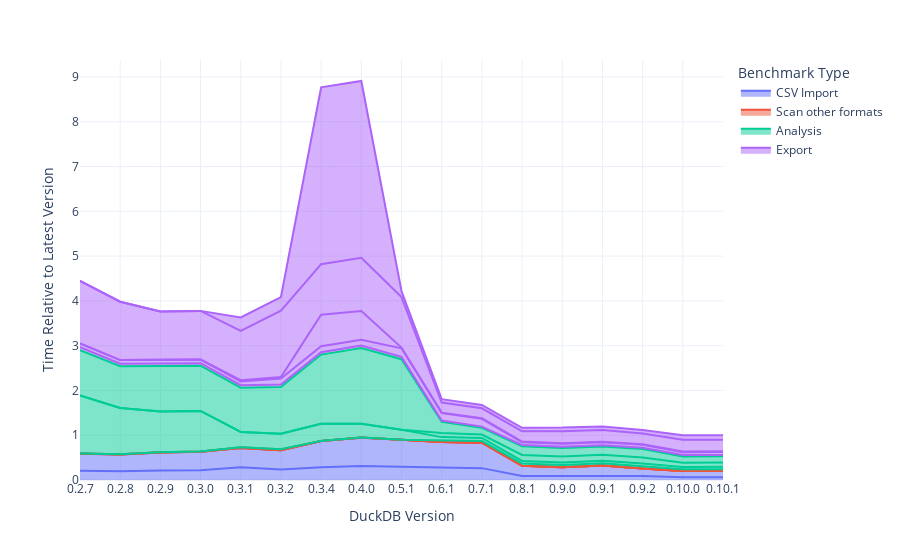

Here is the notebook cell this chart was saved with:
### Code cell
fig = px.area(
    results,
    x="DuckDB Version",
    y="Time Relative to Latest Version",
    color="Benchmark Type",
    line_group="benchmark",
    category_orders={"Benchmark Type":["CSV Import","Scan other formats","Analysis","Export"]},
    template='plotly_white'
)
fig.show()

### Figure 1 — Plotly figure (JSON) as saved in the notebook; plotly's stock layout.template omitted (floating-point values rounded to 4 significant figures)
{"data": [{"fillpattern": {"shape": ""}, "hovertemplate": "Benchmark Type=CSV Import<br>benchmark=002 Create table from csv<br>DuckDB Version=%{x}<br>Time Relative to Latest Version=%{y}<extra></extra>", "legendgroup": "CSV Import", "line": {"color": "#636efa"}, "marker": {"symbol": "circle"}, "mode": "lines", "name": "CSV Import", "orientation": "v", "showlegend": true, "stackgroup": "1", "type": "scatter", "x": ["0.2.7", "0.2.8", "0.2.9", "0.3.0", "0.3.1", "0.3.2", "0.3.4", "0.4.0", "0.5.1", "0.6.1", "0.7.1", "0.8.1", "0.9.0", "0.9.1", "0.9.2", "0.10.0", "0.10.1"], "xaxis": "x", "y": [0.2059, 0.1968, 0.2141, 0.2185, 0.286, 0.233, 0.2834, 0.3108, 0.2944, 0.2755, 0.2648, 0.09009, 0.08663, 0.08853, 0.08665, 0.06001, 0.06156], "yaxis": "y"}, {"fillpattern": {"shape": ""}, "hovertemplate": "Benchmark Type=CSV Import<br>benchmark=011 Create tables from csvs joins<br>DuckDB Version=%{x}<br>Time Relative to Latest Version=%{y}<extra></extra>", "legendgroup": "CSV Import", "line": {"color": "#636efa"}, "marker": {"symbol": "circle"}, "mode": "lines", "name": "CSV Import", "orientation": "v", "showlegend": false, "stackgroup": "1", "type": "scatter", "x": ["0.2.7", "0.2.8", "0.2.9", "0.3.0", "0.3.1", "0.3.2", "0.3.4", "0.4.0", "0.5.1", "0.6.1", "0.7.1", "0.8.1", "0.9.0", "0.9.1", "0.9.2", "0.10.0", "0.10.1"], "xaxis": "x", "y": [0.3824, 0.3734, 0.4013, 0.4115, 0.4306, 0.432, 0.5863, 0.6353, 0.6037, 0.5731, 0.5693, 0.2259, 0.1974, 0.2351, 0.1712, 0.1386, 0.1414], "yaxis": "y"}, {"fillpattern": {"shape": ""}, "hovertemplate": "Benchmark Type=Scan other formats<br>benchmark=001 Query pandas<br>DuckDB Version=%{x}<br>Time Relative to Latest Version=%{y}<extra></extra>", "legendgroup": "Scan other formats", "line": {"color": "#EF553B"}, "marker": {"symbol": "circle"}, "mode": "lines", "name": "Scan other formats", "orientation": "v", "showlegend": true, "stackgroup": "1", "type": "scatter", "x": ["0.2.7", "0.2.8", "0.2.9", "0.3.0", "0.3.1", "0.3.2", "0.3.4", "0.4.0", "0.5.1", "0.6.1", "0.7.1", "0.8.1", "0.9.0", "0.9.1", "0.9.2", "0.10.0", "0.10.1"], "xaxis": "x", "y": [0.0002371, 0.0001553, 0.0002371, 0.0001326, 9.138e-05, 0.0001119, 0.0001293, 0.0001332, 0.0001458, 7.879e-05, 8.636e-05, 8.845e-05, 9.51e-05, 0.0001044, 7.273e-05, 7.527e-05, 8.163e-05], "yaxis": "y"}, {"fillpattern": {"shape": ""}, "hovertemplate": "Benchmark Type=Scan other formats<br>benchmark=006 Scan and aggregate over Pandas df<br>DuckDB Version=%{x}<br>Time Relative to Latest Version=%{y}<extra></extra>", "legendgroup": "Scan other formats", "line": {"color": "#EF553B"}, "marker": {"symbol": "circle"}, "mode": "lines", "name": "Scan other formats", "orientation": "v", "showlegend": false, "stackgroup": "1", "type": "scatter", "x": ["0.2.7", "0.2.8", "0.2.9", "0.3.0", "0.3.1", "0.3.2", "0.3.4", "0.4.0", "0.5.1", "0.6.1", "0.7.1", "0.8.1", "0.9.0", "0.9.1", "0.9.2", "0.10.0", "0.10.1"], "xaxis": "x", "y": [0.0005196, 0.0004673, 0.0004697, 0.0004719, 0.0001914, 0.0001752, 0.0001546, 0.0001598, 0.0003555, 0.0001742, 0.000195, 0.0001928, 0.0001934, 0.0001964, 0.0002157, 0.000243, 0.0002154], "yaxis": "y"}, {"fillpattern": {"shape": ""}, "hovertemplate": "Benchmark Type=Scan other formats<br>benchmark=008 Scan and aggregate over Parquet file<br>DuckDB Version=%{x}<br>Time Relative to Latest Version=%{y}<extra></extra>", "legendgroup": "Scan other formats", "line": {"color": "#EF553B"}, "marker": {"symbol": "circle"}, "mode": "lines", "name": "Scan other formats", "orientation": "v", "showlegend": false, "stackgroup": "1", "type": "scatter", "x": ["0.2.7", "0.2.8", "0.2.9", "0.3.0", "0.3.1", "0.3.2", "0.3.4", "0.4.0", "0.5.1", "0.6.1", "0.7.1", "0.8.1", "0.9.0", "0.9.1", "0.9.2", "0.10.0", "0.10.1"], "xaxis": "x", "y": [0.004364, 0.004265, 0.003895, 0.003868, 0.0005947, 0.0004977, 0.0004879, 0.0004571, 0.0005023, 0.0004767, 0.0004879, 0.0004727, 0.0004475, 0.0004561, 0.000458, 0.0004588, 0.000464], "yaxis": "y"}, {"fillpattern": {"shape": ""}, "hovertemplate": "Benchmark Type=Scan other formats<br>benchmark=010 Scan and aggregate over Arrow df<br>DuckDB Version=%{x}<br>Time Relative to Latest Version=%{y}<extra></extra>", "legendgroup": "Scan other formats", "line": {"color": "#EF553B"}, "marker": {"symbol": "circle"}, "mode": "lines", "name": "Scan other formats", "orientation": "v", "showlegend": false, "stackgroup": "1", "type": "scatter", "x": ["0.3.1", "0.3.2", "0.3.4", "0.4.0", "0.5.1", "0.6.1", "0.7.1", "0.8.1", "0.9.0", "0.9.1", "0.9.2", "0.10.0", "0.10.1"], "xaxis": "x", "y": [0.01367, 0.02209, 0.0001408, 0.0001644, 0.0001631, 0.0001887, 0.0001942, 0.0001941, 0.0001608, 0.0001617, 0.0001533, 0.0002362, 0.0001568], "yaxis": "y"}, {"fillpattern": {"shape": ""}, "hovertemplate": "Benchmark Type=Analysis<br>benchmark=003 Convert to Enums<br>DuckDB Version=%{x}<br>Time Relative to Latest Version=%{y}<extra></extra>", "legendgroup": "Analysis", "line": {"color": "#00cc96"}, "marker": {"symbol": "circle"}, "mode": "lines", "name": "Analysis", "orientation": "v", "showlegend": true, "stackgroup": "1", "type": "scatter", "x": ["0.6.1", "0.7.1", "0.8.1", "0.9.0", "0.9.1", "0.9.2", "0.10.0", "0.10.1"], "xaxis": "x", "y": [0.03641, 0.03434, 0.04932, 0.05043, 0.05001, 0.05056, 0.03856, 0.03833], "yaxis": "y"}, {"fillpattern": {"shape": ""}, "hovertemplate": "Benchmark Type=Analysis<br>benchmark=004 Group by queries<br>DuckDB Version=%{x}<br>Time Relative to Latest Version=%{y}<extra></extra>", "legendgroup": "Analysis", "line": {"color": "#00cc96"}, "marker": {"symbol": "circle"}, "mode": "lines", "name": "Analysis", "orientation": "v", "showlegend": false, "stackgroup": "1", "type": "scatter", "x": ["0.2.7", "0.2.8", "0.2.9", "0.3.0", "0.3.1", "0.3.2", "0.3.4", "0.4.0", "0.5.1", "0.6.1", "0.7.1", "0.8.1", "0.9.0", "0.9.1", "0.9.2", "0.10.0", "0.10.1"], "xaxis": "x", "y": [1.295, 1.032, 0.9111, 0.9075, 0.3411, 0.3438, 0.3865, 0.308, 0.2246, 0.0716, 0.06891, 0.05899, 0.05798, 0.05712, 0.0568, 0.05282, 0.05265], "yaxis": "y"}, {"fillpattern": {"shape": ""}, "hovertemplate": "Benchmark Type=Analysis<br>benchmark=012 Convert to Enums for joins<br>DuckDB Version=%{x}<br>Time Relative to Latest Version=%{y}<extra></extra>", "legendgroup": "Analysis", "line": {"color": "#00cc96"}, "marker": {"symbol": "circle"}, "mode": "lines", "name": "Analysis", "orientation": "v", "showlegend": false, "stackgroup": "1", "type": "scatter", "x": ["0.6.1", "0.7.1", "0.8.1", "0.9.0", "0.9.1", "0.9.2", "0.10.0", "0.10.1"], "xaxis": "x", "y": [0.09211, 0.07668, 0.1336, 0.1341, 0.1303, 0.1386, 0.09387, 0.09322], "yaxis": "y"}, {"fillpattern": {"shape": ""}, "hovertemplate": "Benchmark Type=Analysis<br>benchmark=013 Join queries<br>DuckDB Version=%{x}<br>Time Relative to Latest Version=%{y}<extra></extra>", "legendgroup": "Analysis", "line": {"color": "#00cc96"}, "marker": {"symbol": "circle"}, "mode": "lines", "name": "Analysis", "orientation": "v", "showlegend": false, "stackgroup": "1", "type": "scatter", "x": ["0.2.7", "0.2.8", "0.2.9", "0.3.0", "0.3.1", "0.3.2", "0.3.4", "0.4.0", "0.5.1", "0.6.1", "0.7.1", "0.8.1", "0.9.0", "0.9.1", "0.9.2", "0.10.0", "0.10.1"], "xaxis": "x", "y": [1.012, 0.932, 1.017, 1.012, 0.9885, 1.046, 1.544, 1.694, 1.573, 0.2507, 0.1494, 0.1933, 0.1876, 0.1862, 0.1884, 0.1415, 0.1409], "yaxis": "y"}, {"fillpattern": {"shape": ""}, "hovertemplate": "Benchmark Type=Export<br>benchmark=005 Export group by results to Pandas<br>DuckDB Version=%{x}<br>Time Relative to Latest Version=%{y}<extra></extra>", "legendgroup": "Export", "line": {"color": "#ab63fa"}, "marker": {"symbol": "circle"}, "mode": "lines", "name": "Export", "orientation": "v", "showlegend": true, "stackgroup": "1", "type": "scatter", "x": ["0.2.7", "0.2.8", "0.2.9", "0.3.0", "0.3.1", "0.3.2", "0.3.4", "0.4.0", "0.5.1", "0.6.1", "0.7.1", "0.8.1", "0.9.0", "0.9.1", "0.9.2", "0.10.0", "0.10.1"], "xaxis": "x", "y": [0.06735, 0.0593, 0.05368, 0.05403, 0.05512, 0.0551, 0.05287, 0.05225, 0.05261, 0.02783, 0.0275, 0.02875, 0.02859, 0.02866, 0.02887, 0.03164, 0.03191], "yaxis": "y"}, {"fillpattern": {"shape": ""}, "hovertemplate": "Benchmark Type=Export<br>benchmark=007 Export group by results to Parquet<br>DuckDB Version=%{x}<br>Time Relative to Latest Version=%{y}<extra></extra>", "legendgroup": "Export", "line": {"color": "#ab63fa"}, "marker": {"symbol": "circle"}, "mode": "lines", "name": "Export", "orientation": "v", "showlegend": false, "stackgroup": "1", "type": "scatter", "x": ["0.2.7", "0.2.8", "0.2.9", "0.3.0", "0.3.1", "0.3.2", "0.3.4", "0.4.0", "0.5.1", "0.6.1", "0.7.1", "0.8.1", "0.9.0", "0.9.1", "0.9.2", "0.10.0", "0.10.1"], "xaxis": "x", "y": [0.08048, 0.07972, 0.0821, 0.08143, 0.08181, 0.1358, 0.132, 0.1316, 0.1905, 0.1644, 0.1755, 0.06467, 0.06447, 0.06502, 0.06541, 0.06428, 0.06334], "yaxis": "y"}, {"fillpattern": {"shape": ""}, "hovertemplate": "Benchmark Type=Export<br>benchmark=009 Export group by results to Arrow<br>DuckDB Version=%{x}<br>Time Relative to Latest Version=%{y}<extra></extra>", "legendgroup": "Export", "line": {"color": "#ab63fa"}, "marker": {"symbol": "circle"}, "mode": "lines", "name": "Export", "orientation": "v", "showlegend": false, "stackgroup": "1", "type": "scatter", "x": ["0.3.1", "0.3.2", "0.3.4", "0.4.0", "0.5.1", "0.6.1", "0.7.1", "0.8.1", "0.9.0", "0.9.1", "0.9.2", "0.10.0", "0.10.1"], "xaxis": "x", "y": [0.03035, 0.02955, 0.7044, 0.6407, 0.01656, 0.0121, 0.01235, 0.01303, 0.0129, 0.01319, 0.01301, 0.01584, 0.01591], "yaxis": "y"}, {"fillpattern": {"shape": ""}, "hovertemplate": "Benchmark Type=Export<br>benchmark=014 Export join results to Pandas<br>DuckDB Version=%{x}<br>Time Relative to Latest Version=%{y}<extra></extra>", "legendgroup": "Export", "line": {"color": "#ab63fa"}, "marker": {"symbol": "circle"}, "mode": "lines", "name": "Export", "orientation": "v", "showlegend": false, "stackgroup": "1", "type": "scatter", "x": ["0.2.7", "0.2.8", "0.2.9", "0.3.0", "0.3.1", "0.3.2", "0.3.4", "0.4.0", "0.5.1", "0.6.1", "0.7.1", "0.8.1", "0.9.0", "0.9.1", "0.9.2", "0.10.0", "0.10.1"], "xaxis": "x", "y": [1.398, 1.302, 1.078, 1.087, 1.102, 1.484, 1.13, 1.187, 1.127, 0.2241, 0.2209, 0.2282, 0.2683, 0.2611, 0.237, 0.2585, 0.2613], "yaxis": "y"}, {"fillpattern": {"shape": ""}, "hovertemplate": "Benchmark Type=Export<br>benchmark=015 Export join results to Arrow<br>DuckDB Version=%{x}<br>Time Relative to Latest Version=%{y}<extra></extra>", "legendgroup": "Export", "line": {"color": "#ab63fa"}, "marker": {"symbol": "circle"}, "mode": "lines", "name": "Export", "orientation": "v", "showlegend": false, "stackgroup": "1", "type": "scatter", "x": ["0.3.1", "0.3.2", "0.3.4", "0.4.0", "0.5.1", "0.6.1", "0.7.1", "0.8.1", "0.9.0", "0.9.1", "0.9.2", "0.10.0", "0.10.1"], "xaxis": "x", "y": [0.2994, 0.3036, 3.949, 3.949, 0.137, 0.07587, 0.07559, 0.07852, 0.0804, 0.0801, 0.07866, 0.1003, 0.09854], "yaxis": "y"}], "layout": {"legend": {"title": {"text": "Benchmark Type"}, "tracegroupgap": 0}, "margin": {"t": 60}, "xaxis": {"anchor": "y", "domain": [0, 1], "title": {"text": "DuckDB Version"}}, "yaxis": {"anchor": "x", "domain": [0, 1], "title": {"text": "Time Relative to Latest Version"}}}}
